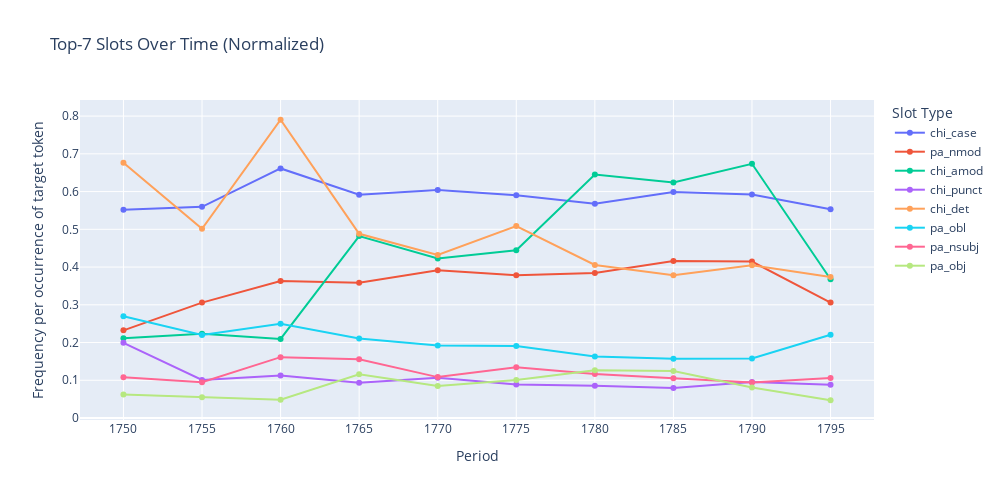

Notebook code cell kept with this figure:
### Code cell
from SynFlow.SCD.freq import plot_top_n_union_slots
slot_json_path = "/home/volt/bach/pilot_data/RSC/air_arg_1750-1799_hd.json"

# plot_top_n_union_slots(
#     json_path=json_path,
#     top_n=7,
#     normalized=False,
#     token_counts=token_counts,
#     chart_type="line"
# )

plot_top_n_union_slots(
    json_path=slot_json_path,
    top_n=7,
    normalized=True,
    token_counts=token_counts,
    chart_type="line"
)

### Figure 1 — Plotly figure (JSON) as saved in the notebook; plotly's stock layout.template omitted (floating-point values rounded to 4 significant figures)
{"data": [{"hovertemplate": "Slot Type=chi_case<br>Period=%{x}<br>Frequency=%{y}<extra></extra>", "legendgroup": "chi_case", "line": {"color": "#636efa", "dash": "solid"}, "marker": {"symbol": "circle"}, "mode": "lines+markers", "name": "chi_case", "orientation": "v", "showlegend": true, "type": "scatter", "x": ["1750", "1755", "1760", "1765", "1770", "1775", "1780", "1785", "1790", "1795"], "xaxis": "x", "y": [0.5519, 0.5596, 0.6613, 0.5916, 0.6039, 0.5905, 0.568, 0.5988, 0.5921, 0.5529], "yaxis": "y"}, {"hovertemplate": "Slot Type=pa_nmod<br>Period=%{x}<br>Frequency=%{y}<extra></extra>", "legendgroup": "pa_nmod", "line": {"color": "#EF553B", "dash": "solid"}, "marker": {"symbol": "circle"}, "mode": "lines+markers", "name": "pa_nmod", "orientation": "v", "showlegend": true, "type": "scatter", "x": ["1750", "1755", "1760", "1765", "1770", "1775", "1780", "1785", "1790", "1795"], "xaxis": "x", "y": [0.2324, 0.3058, 0.3629, 0.3582, 0.3916, 0.3785, 0.3846, 0.416, 0.4146, 0.3059], "yaxis": "y"}, {"hovertemplate": "Slot Type=chi_amod<br>Period=%{x}<br>Frequency=%{y}<extra></extra>", "legendgroup": "chi_amod", "line": {"color": "#00cc96", "dash": "solid"}, "marker": {"symbol": "circle"}, "mode": "lines+markers", "name": "chi_amod", "orientation": "v", "showlegend": true, "type": "scatter", "x": ["1750", "1755", "1760", "1765", "1770", "1775", "1780", "1785", "1790", "1795"], "xaxis": "x", "y": [0.2116, 0.2232, 0.2097, 0.4821, 0.4227, 0.4444, 0.6452, 0.6243, 0.6736, 0.3676], "yaxis": "y"}, {"hovertemplate": "Slot Type=chi_punct<br>Period=%{x}<br>Frequency=%{y}<extra></extra>", "legendgroup": "chi_punct", "line": {"color": "#ab63fa", "dash": "solid"}, "marker": {"symbol": "circle"}, "mode": "lines+markers", "name": "chi_punct", "orientation": "v", "showlegend": true, "type": "scatter", "x": ["1750", "1755", "1760", "1765", "1770", "1775", "1780", "1785", "1790", "1795"], "xaxis": "x", "y": [0.1992, 0.1009, 0.1129, 0.09314, 0.1065, 0.08855, 0.08538, 0.07942, 0.09546, 0.08824], "yaxis": "y"}, {"hovertemplate": "Slot Type=chi_det<br>Period=%{x}<br>Frequency=%{y}<extra></extra>", "legendgroup": "chi_det", "line": {"color": "#FFA15A", "dash": "solid"}, "marker": {"symbol": "circle"}, "mode": "lines+markers", "name": "chi_det", "orientation": "v", "showlegend": true, "type": "scatter", "x": ["1750", "1755", "1760", "1765", "1770", "1775", "1780", "1785", "1790", "1795"], "xaxis": "x", "y": [0.6763, 0.5015, 0.7903, 0.4882, 0.4322, 0.5087, 0.4054, 0.3782, 0.4045, 0.3735], "yaxis": "y"}, {"hovertemplate": "Slot Type=pa_obl<br>Period=%{x}<br>Frequency=%{y}<extra></extra>", "legendgroup": "pa_obl", "line": {"color": "#19d3f3", "dash": "solid"}, "marker": {"symbol": "circle"}, "mode": "lines+markers", "name": "pa_obl", "orientation": "v", "showlegend": true, "type": "scatter", "x": ["1750", "1755", "1760", "1765", "1770", "1775", "1780", "1785", "1790", "1795"], "xaxis": "x", "y": [0.2697, 0.2202, 0.25, 0.2108, 0.192, 0.1906, 0.1633, 0.1572, 0.1575, 0.2206], "yaxis": "y"}, {"hovertemplate": "Slot Type=pa_nsubj<br>Period=%{x}<br>Frequency=%{y}<extra></extra>", "legendgroup": "pa_nsubj", "line": {"color": "#FF6692", "dash": "solid"}, "marker": {"symbol": "circle"}, "mode": "lines+markers", "name": "pa_nsubj", "orientation": "v", "showlegend": true, "type": "scatter", "x": ["1750", "1755", "1760", "1765", "1770", "1775", "1780", "1785", "1790", "1795"], "xaxis": "x", "y": [0.1079, 0.0948, 0.1613, 0.1556, 0.1084, 0.1342, 0.1168, 0.1053, 0.09413, 0.1059], "yaxis": "y"}, {"hovertemplate": "Slot Type=pa_obj<br>Period=%{x}<br>Frequency=%{y}<extra></extra>", "legendgroup": "pa_obj", "line": {"color": "#B6E880", "dash": "solid"}, "marker": {"symbol": "circle"}, "mode": "lines+markers", "name": "pa_obj", "orientation": "v", "showlegend": true, "type": "scatter", "x": ["1750", "1755", "1760", "1765", "1770", "1775", "1780", "1785", "1790", "1795"], "xaxis": "x", "y": [0.06224, 0.05505, 0.04839, 0.1157, 0.08492, 0.101, 0.1267, 0.1243, 0.08077, 0.04706], "yaxis": "y"}], "layout": {"height": 500, "legend": {"title": {"text": "Slot Type"}, "tracegroupgap": 0}, "title": {"text": "Top-7 Slots Over Time (Normalized)"}, "width": 1000, "xaxis": {"anchor": "y", "domain": [0, 1], "title": {"text": "Period"}}, "yaxis": {"anchor": "x", "domain": [0, 1], "title": {"text": "Frequency per occurrence of target token "}}}}
